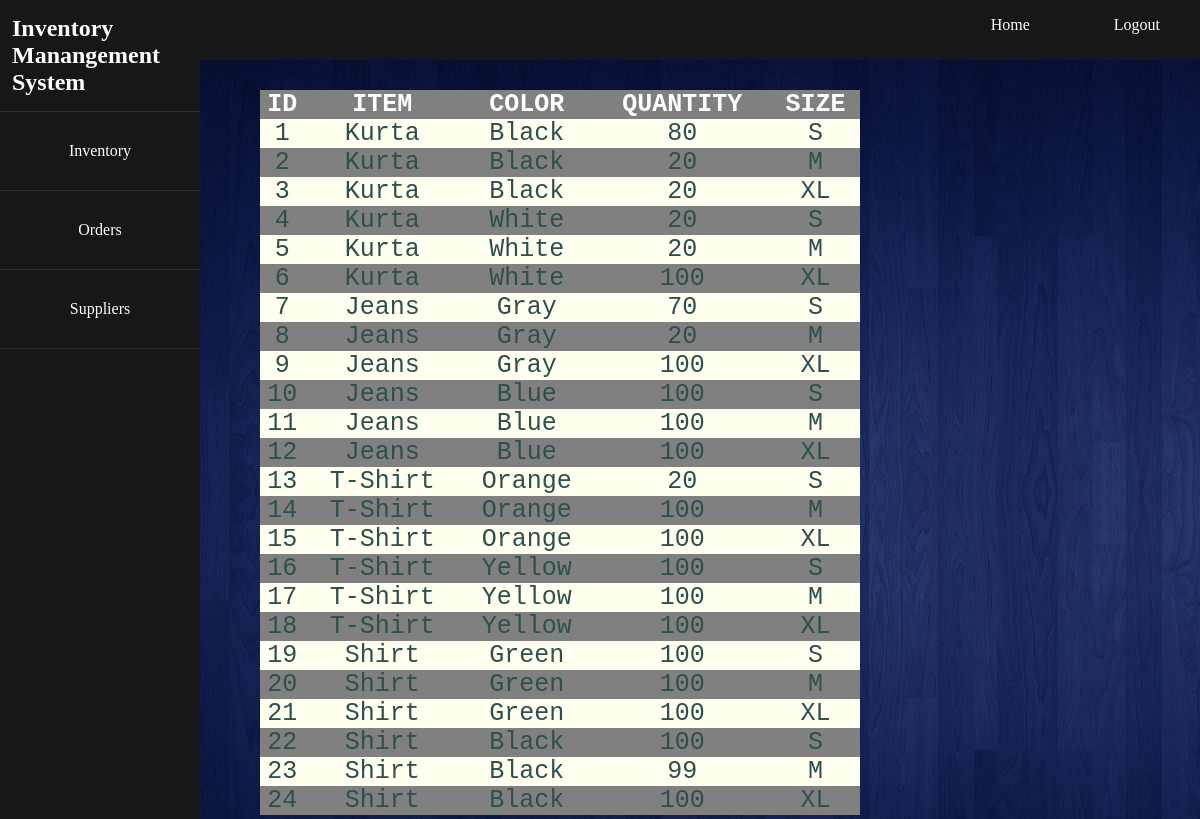
/item.php, run on the app's committed database.
### tables this page shows
CREATE TABLE `item` (
  `I_id` int(11) NOT NULL,
  `I_Name` varchar(20) NOT NULL,
  `Color` varchar(10) NOT NULL,
  `Quantity` int(10) NOT NULL,
  `Size` varchar(10) NOT NULL
);

### item.php (the view, shortened to what this page needs)
<!DOCTYPE html>
<html>
<head>
	 <link rel="stylesheet" type="text/css" href="index.css">
</head>
<body>
    <div id="top-bar">
		<nav>
			<ul>
                <li><a href="index.php">Home</a></li>
				<li><a href="logout.php">Logout</a></li>
			</ul>
		</nav>
	</div>
    <div id="side-navagate-bar">
        <ul>
            <li><h2 id="logo"> Inventory Manangement System</h2></li>
            <li><a href="item.php">Inventory </a></li>
            <li><a href="orders.php">Orders </a></li>
            <li><a href="supplier.php">Suppliers </a></li>
        </ul>
    </div>
    <div class="contents">
         <div class="blue-square">
         <?php
         $dbServername = "localhost";
         $dbUsername = "root";
         $dbPassword ="";
         $dbName = "inventorysystem";
         $conn = mysqli_connect($dbServername,$dbUsername,$dbPassword,$dbName);
         $qla="SELECT * from item";
         $result=mysqli_query($conn,$qla);
         if (mysqli_num_rows($result) > 0) {
             echo "<table><tr><th>ID</th><th>ITEM</th><th>COLOR</th><th>QUANTITY</th><th>SIZE</th></tr>";
             while($row = mysqli_fetch_assoc($result)){
                 echo"<tr><td>".$row['I_id']."  </td><td>".$row['I_Name']."  </td><td> ".$row['Color']." </td><td>".$row['Quantity']." </td><td> ".$row['Size']." </td></tr>";
             }
             echo"</table>";
         }
         ?>
         </div>
    </div>
</body>
</html>

### index.css (style rules this page uses)
* { margin: 0px; padding: 0px; }
body { font-family:"comic sans ms"; background-image: url(background.jpg); }
.blue-square { box-shadow: 5px; width: auto; margin-left: 260px; margin-top: 30px; height: auto; display: inline-block; }
#side-navagate-bar { position: fixed; width:200px; height: 100%; background: #151719; left:0px; transition: all 500ms linear; top: 0px; z-index: 3; }
#side-navagate-bar ul li { color: rgb(230,230,230,0.9); list-style: none; padding: 15px 10px; border-bottom: 1px solid rgba(100,100,100, 0.3); }
#side-navagate-bar a { text-align: center; color: #ffffff; }
#logo { padding-left:2px; color: white; }
#top-bar { width:100%; height:60px; margin-left: auto; background-color: #151719; z-index: 7; }
#top-bar ul { width: auto; float: right; margin-top: 0px; }
#top-bar li { display: inline-block; padding:1px 30px; }
#top-bar a { text-align: center; color: #ffffff; text-decoration: none; }
a { display: block; color:white; text-decoration: none; padding:15px 10px; }
table { background-color: #808080; border-collapse: collapse; width:600px; color:#2F4F4F; font-family: monospace; font-size: 25px; text-align: center; }
th { background-color:#808080; color:white; }
tr:nth-child(even) { background-color: #FFFFF0; }

### data on the page
item: I_id "1", I_Name "Kurta", Color "Black", Quantity "80", Size "S"
item: I_id "2", I_Name "Kurta", Color "Black", Quantity "20", Size "M"
item: I_id "3", I_Name "Kurta", Color "Black", Quantity "20", Size "XL"
item: I_id "4", I_Name "Kurta", Color "White", Quantity "20", Size "S"
item: I_id "5", I_Name "Kurta", Color "White", Quantity "20", Size "M"
item: I_id "6", I_Name "Kurta", Color "White", Quantity "100", Size "XL"
item: I_id "7", I_Name "Jeans", Color "Gray", Quantity "70", Size "S"
item: I_id "8", I_Name "Jeans", Color "Gray", Quantity "20", Size "M"
item: I_id "9", I_Name "Jeans", Color "Gray", Quantity "100", Size "XL"
item: I_id "10", I_Name "Jeans", Color "Blue", Quantity "100", Size "S"
item: I_id "11", I_Name "Jeans", Color "Blue", Quantity "100", Size "M"
item: I_id "12", I_Name "Jeans", Color "Blue", Quantity "100", Size "XL"
item: I_id "13", I_Name "T-Shirt", Color "Orange", Quantity "20", Size "S"
item: I_id "14", I_Name "T-Shirt", Color "Orange", Quantity "100", Size "M"
item: I_id "15", I_Name "T-Shirt", Color "Orange", Quantity "100", Size "XL"
item: I_id "16", I_Name "T-Shirt", Color "Yellow", Quantity "100", Size "S"
item: I_id "17", I_Name "T-Shirt", Color "Yellow", Quantity "100", Size "M"
item: I_id "18", I_Name "T-Shirt", Color "Yellow", Quantity "100", Size "XL"
item: I_id "19", I_Name "Shirt", Color "Green", Quantity "100", Size "S"
item: I_id "20", I_Name "Shirt", Color "Green", Quantity "100", Size "M"
item: I_id "21", I_Name "Shirt", Color "Green", Quantity "100", Size "XL"
item: I_id "22", I_Name "Shirt", Color "Black", Quantity "100", Size "S"
item: I_id "23", I_Name "Shirt", Color "Black", Quantity "99", Size "M"
item: I_id "24", I_Name "Shirt", Color "Black", Quantity "100", Size "XL"
